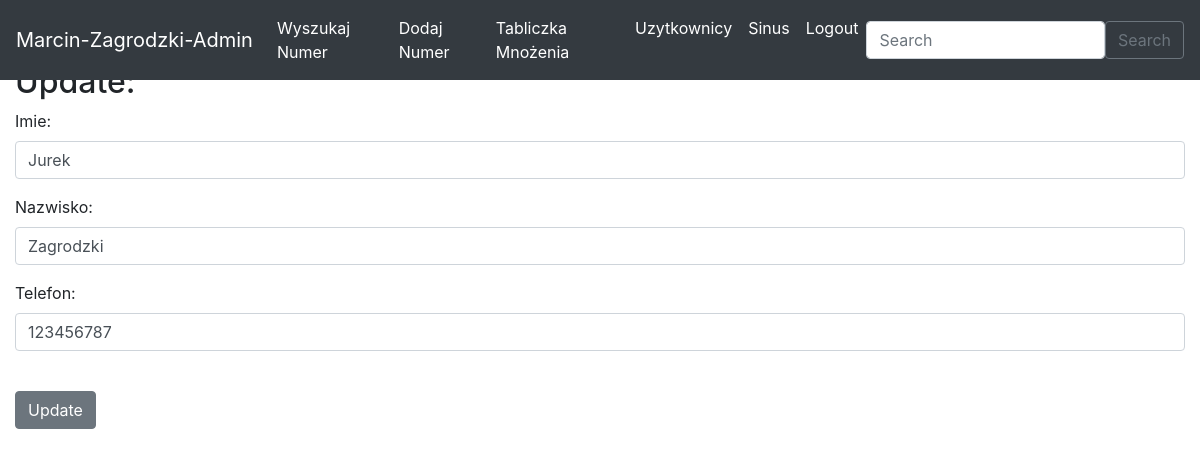
Page /update_ksiazka/8 (signed in) on the committed database.
### main/models.py (models this page shows, shortened)
class Ksiazka(models.Model):
    imie = models.CharField(max_length=30, unique=False)
    nazwisko = models.TextField(max_length=30, blank=True, null=True)
    telefon = models.CharField(null=False, blank=False, unique=True, max_length=9)
    data_dodania = models.DateTimeField(auto_now_add=True, blank=True, null=True)
    updated = models.DateTimeField(auto_now=True, blank=True, null=True)

### main/views.py (the view)
# urls.py: path("update_ksiazka/<ksiazka_id>", views.update_ksiazka, name="update_ksiazka"),
def update_ksiazka(request, ksiazka_id):
    ksiazka = Ksiazka.objects.get(pk=ksiazka_id)
    form = AddKsiazka(request.POST or None, instance=ksiazka)
    if form.is_valid():
        update_logiczne = form.save(commit=False)
        update_logiczne.save()
        return redirect("browse")
    context = {
        'ksiazka': ksiazka,
        'form': form,
    }
    return render(request, "main/update_ksiazka.html", context)

### main/forms.py
class AddKsiazka(ModelForm):
    class Meta:
        model = Ksiazka
        fields = ('imie', 'nazwisko', 'telefon',)
        labels = {
        }
        widgets = {
            'imie': forms.TextInput(attrs={'class':'form-control'}),
            'nazwisko': forms.TextInput(attrs={'class':'form-control'}),
            'telefon': forms.TextInput(attrs={'class':'form-control'}),
        }

### main/templates/main/update_ksiazka.html (shortened to what this page needs)
{% extends 'main/base.html' %}
{% block content %}
<br><br>
<div>
<h2> Update:</h2>
<form action="" method="POST">
    {{ form.as_p }}
    <br>
    <input type="submit" value="Update" class="btn btn-secondary">
</form>
</div>
{% endblock %}

### main/templates/main/base.html (shortened to what this page needs)
<!DOCTYPE html>
<html>
<head>
    <link rel="stylesheet" href="https://cdn.jsdelivr.net/npm/bootstrap@4.3.1/dist/css/bootstrap.min.css">
</head>
<body style="margin: 15px">
<div>
<nav class="navbar navbar-expand-md navbar-dark bg-dark fixed-top">
    <a class="navbar-brand" href="#">{{ user.username }}</a>
    <div class="collapse navbar-collapse" id="navbarsExampleDefault">
        <ul class="navbar-nav mr-auto">
            <li class="nav-item active">
                <a class="nav-link" href="../browse">Wyszukaj Numer</a>
            </li>
            <li class="nav-item active">
                <a class="nav-link" href="../addtopic">Dodaj Numer</a>
            </li>
            <li class="nav-item active">
                <a class="nav-link" href="../tabliczka">Tabliczka Mnożenia</a>
            </li>
            <li class="nav-item active">
                <a class="nav-link" href="../ranking">Uzytkownicy</a>
            </li>
            <li class="nav-item active">
                <a class="nav-link" href="../wykresy">Sinus</a>
            </li>
            <li class="nav-item active" >
                <a class="nav-link" href="../logout">Logout</a>
            </li>
        </ul>
        <form class ="d-flex" method="POST" action="{% url 'search' %}">
            <input class="form-control me-2" type="search" placeholder="Search" aria-label="Search" name="searched"><button class="btn btn-outline-secondary" type="submit">Search</button>
        </form>
    </div>
</nav>
</div>
{% if user.is_authenticated %}
    {% block content %}
    {% endblock %}
{% else %}
    <br><br>
    <p>You Need to <a href="/login">Login</a></p>
{% endif %}
</body>
</html>
</html>

### rows in the picture
Ksiazka: imie "Jurek", nazwisko "Zagrodzki", telefon "123456787"

### other values in the picture
{{ user.username }} "Marcin-Zagrodzki-Admin"
